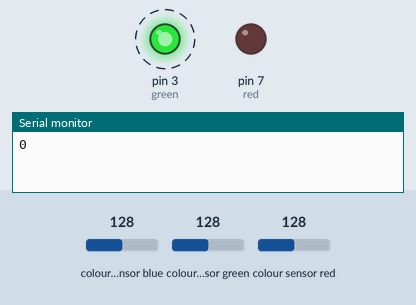
The sketch below on a simulated Arduino Uno, built with avr-gcc and run on an emulated ATmega328P. Parts: output pins drawn as LEDs (lit = HIGH), the last lines printed to the serial monitor. Dashed ring = blinking. The test bench sets the inputs (shaded band); at power-on: colour sensor green 128, colour sensor red 128, colour sensor blue 128.

Above: at 2.25 s.
2.3 s: colour sensor green set to 5
At 2.56 s:
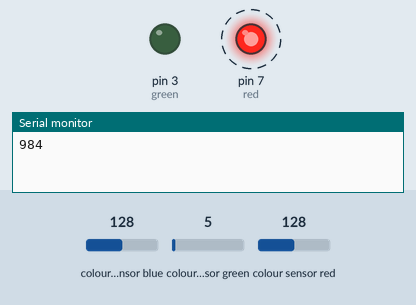
5.3 s: colour sensor red set to 5
At 5.52 s:
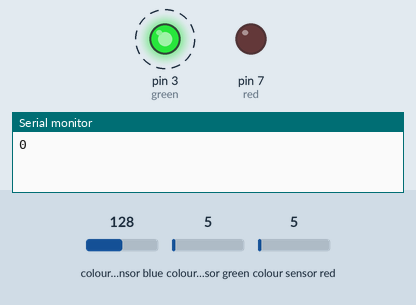
8.3 s: colour sensor green set to 64
At 8.58 s:
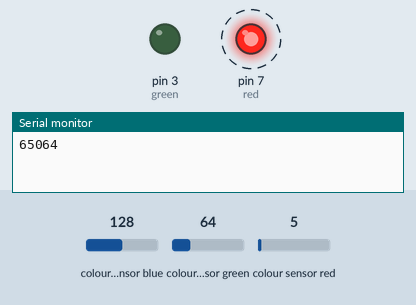
11.3 s: colour sensor blue set to 5
14.3 s: colour sensor red set to 64
At 14.55 s:
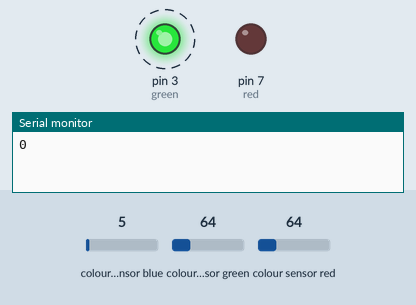
Timing chart, 0 to 18.3 s (numbered marks = the images above; inputs shaded):
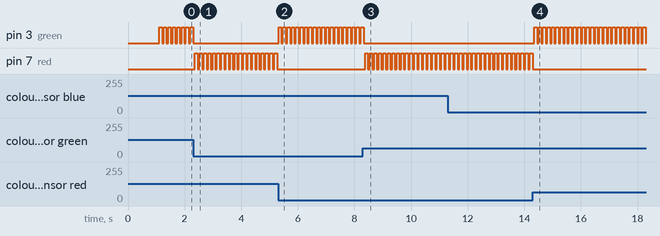

Measured:
- after the input at 2.3 s, pin 3 (green): goes on until 2.3 s, then stays LOW; pin 7 (red): alternates HIGH for 0.10 s and LOW for 0.06 s, starting after 0.06 s
- after the input at 5.3 s, pin 3 (green): alternates HIGH for 0.10 s and LOW for 0.05 s, starting at once; pin 7 (red): stops changing and stays LOW
- after the input at 8.3 s, pin 3 (green): goes on until 8.3 s, then stays LOW; pin 7 (red): alternates HIGH for 0.10 s and LOW for 0.06 s, starting after 0.07 s
- after the input at 14.3 s, pin 3 (green): alternates HIGH for 0.10 s and LOW for 0.05 s, starting after 0.05 s; pin 7 (red): stops changing and stays LOW
- by itself, pin 3 (green): alternates HIGH for 0.10 s and LOW for 0.06 s

The sketch:

Color_Sensing.ino
```cpp
#include <Wire.h>
#include "Adafruit_TCS34725.h"

/* Example code for the Adafruit TCS34725 breakout library */

/* Connect SCL    to analog 5
   Connect SDA    to analog 4
   Connect VDD    to 3.3V DC
   Connect GROUND to common ground */

/* Initialise with default values (int time = 2.4ms, gain = 1x) */
// Adafruit_TCS34725 tcs = Adafruit_TCS34725();

/* Initialise with specific int time and gain values */
Adafruit_TCS34725 tcs = Adafruit_TCS34725(TCS34725_INTEGRATIONTIME_700MS, TCS34725_GAIN_1X);
int red=7;
int green=3;
int threshold;
void setup(void) {
  Serial.begin(9600);

  if (tcs.begin()) {
    Serial.println("Found sensor");
  } else {
    Serial.println("No TCS34725 found ... check your connections");
    while (1);
  }
  pinMode(red,OUTPUT);
  pinMode(green,OUTPUT);
  // Now we're ready to get readings!
  delay(1000);
  uint16_t r, g, b,c;
  tcs.getRawData(&r,&g,&b,&c);
  threshold=r-g;
}

void loop(void) {
  uint16_t r, g, b, c, colorTemp, lux;

  tcs.getRawData(&r, &g, &b, &c);
  // colorTemp = tcs.calculateColorTemperature(r, g, b);
  colorTemp = tcs.calculateColorTemperature_dn40(r, g, b, c);
  lux = tcs.calculateLux(r, g, b);
  if(r-g>threshold+5){
    digitalWrite(red,HIGH);
    delay(100);
    digitalWrite(red,LOW);
  }
  else if (r-g<threshold-5){
    digitalWrite(green,HIGH);
    delay(100);
    digitalWrite(green,LOW);
  }
  Serial.print("Color Temp: "); Serial.print(colorTemp, DEC); Serial.print(" K - ");
  Serial.print("Lux: "); Serial.print(lux, DEC); Serial.print(" - ");
  Serial.print("R: "); Serial.print(r, DEC); Serial.print(" ");
  Serial.print("G: "); Serial.print(g, DEC); Serial.print(" ");
  Serial.print("B: "); Serial.print(b, DEC); Serial.print(" ");
  Serial.print("C: "); Serial.print(c, DEC); Serial.println(" ");
  Serial.println(r-g);
  Serial.println(" ");
}
```
